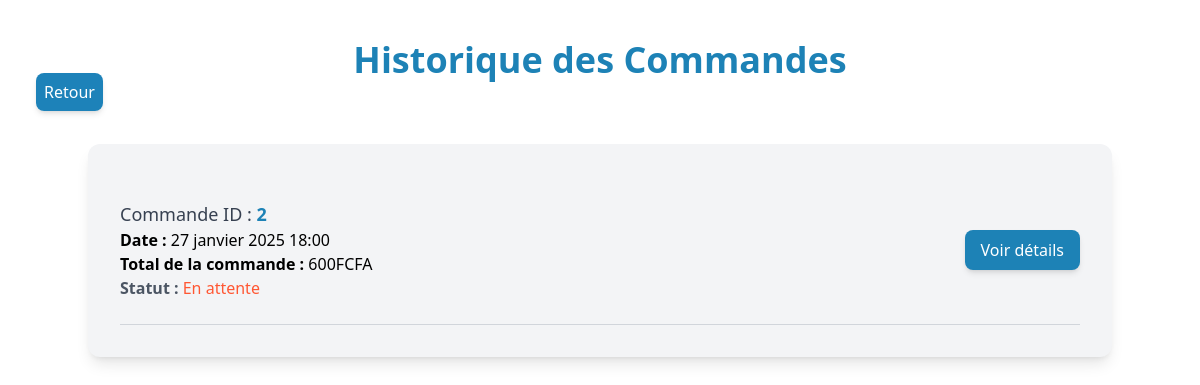
Page /f/historique/ (signed in) on the earlier database version.
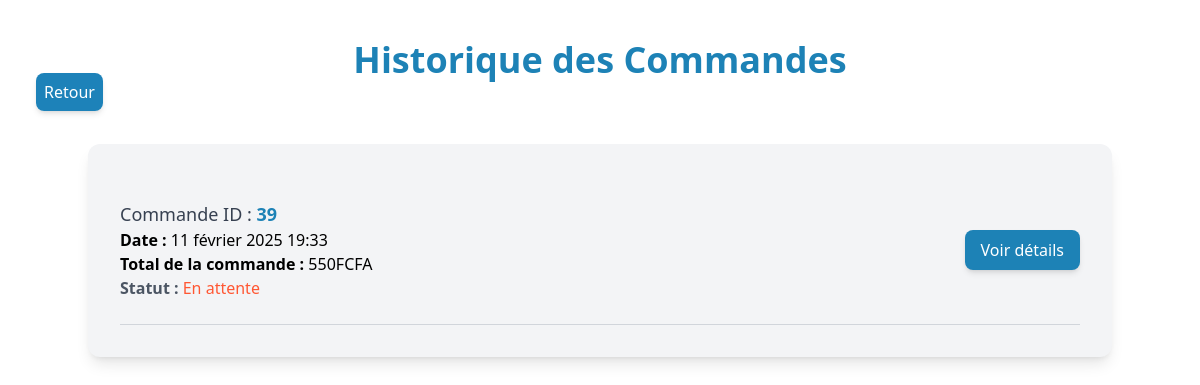
Same page on the later database version.
### Pharma/models.py (models this page shows, shortened)
class Commande(models.Model):
    STATUT_CHOICES = [
        ('en_attente', 'En attente'),
        ('en_cours', 'En cours'),
        ('terminee', 'Terminée'),
        ('annulee', 'Annulée'),
    ]
    MODES_LIVRAISON = [
        ('standard', 'Livraison standard (2h à 4h) : 3000f'),
        ('express', 'Livraison express (≤1h) : 5000f'),
        ('retrait', 'Retrait en magasin'),
    ]
    client = models.ForeignKey(settings.AUTH_USER_MODEL, on_delete=models.CASCADE)
    date_commande = models.DateTimeField(auto_now_add=True)
    statut = models.CharField(max_length=20, choices=STATUT_CHOICES, default='en_attente')
    montant_total = models.PositiveIntegerField(default=0)
    total = models.DecimalField(max_digits=12, decimal_places=2, default=0)
    mode_livraison = models.CharField(max_length=20, choices=MODES_LIVRAISON, default='standard')
    assurance = models.BooleanField(default=False)
    ordonnance = models.FileField(upload_to='ordonnances/', blank=True, null=True)
    qr_code = models.ImageField(upload_to='qrcodes/', blank=True, null=True)
    @property
    def prix_total(self):
        total = sum(
            item.produit.prix * item.quantity
            for item in self.commande_produits.all()
        )
        return total

class CommandeProduit(models.Model):
    commande = models.ForeignKey(Commande, on_delete=models.CASCADE, related_name='commande_produits')
    produit = models.ForeignKey(Produit, on_delete=models.CASCADE)
    quantity = models.PositiveIntegerField(default=1)

class Produit(models.Model):
    name = models.CharField(max_length=100)
    url_image = models.ImageField(upload_to='produits/', blank=True, null=True)
    prix = models.PositiveIntegerField()
    description = models.TextField()
    stock = models.PositiveIntegerField()  # Stock ne peut pas être négatif
    requiert_ordonnance = models.BooleanField(default=False)
    categorie = models.ForeignKey(Categorie, on_delete=models.CASCADE, related_name='produits')
    class Meta:
        constraints = [
            models.CheckConstraint(check=models.Q(stock__gte=0), name='stock_positive'),
        ]

### Pharma/views.py (the view)
# urls.py: path('historique/', views.historique_commandes, name='historique'),
@login_required
def historique_commandes(request):
    commandes = Commande.objects.filter(client=request.user).order_by('-date_commande')  # Récupère toutes les commandes de l'utilisateur
    return render(request, 'pharma/historique.html', {
        'commandes': commandes
    })

### Pharma/templates/pharma/historique.html (shortened to what this page needs)
{% load static %}
<!DOCTYPE html>
<html lang="fr">
<head>
    <script src="https://cdn.tailwindcss.com"></script>
</head>
<body class="">
<h1 class="text-4xl text-center text-[#1D82B6] font-extrabold mt-10">Historique des Commandes</h1>
<a href="{% url 'pharma:produit_list' %}"
        class="bg-[#1D82B9] ml-9 text-center text-white px-2 py-2 rounded-lg shadow-md hover:bg-[#166a94]">
          Retour
</a>
<div class="max-w-5xl mx-auto bg-gray-100 shadow-lg rounded-xl mt-10 p-8">
    {% if commandes %}
        {% for commande in commandes %}
        <div class="border-b border-gray-300 py-6 flex justify-between items-center">
            <div>
                <p class="text-lg text-gray-700">Commande ID :
                    <span class="font-bold text-[#1D82B6]">{{ commande.id }}</span>
                </p>
                <p><strong>Date :</strong> {{ commande.date_commande }}</p>
                <p><strong>Total de la commande :</strong> {{ commande.prix_total }}FCFA</p>
                <p class="text-gray-600 font-bold ">Statut :
                    <span class="font-medium {% if commande.statut == 'livrée' %}text-[#43BC84]{% else %}text-[#FF5733]{% endif %}">
                        {{ commande.get_statut_display }}
                    </span>
                </p>
            </div>
            <a href="{% url 'pharma:details_commande' commande.id %}"
               class="bg-[#1D82B6] text-white px-4 py-2 rounded-lg shadow-md hover:bg-[#166a94]">
                Voir détails
            </a>
        </div>
        {% endfor %}
    {% else %}
        <p class="text-center text-gray-500 italic text-lg">Aucune commande disponible.</p>
    {% endif %}
</div>
</body>
</html>

Differences in the rows shown:
removed Commande: id "2", date_commande "27 janvier 2025 18:00", prix_total "600", statut "En attente"
added Commande: id "39", date_commande "11 février 2025 19:33", prix_total "550", statut "En attente"
